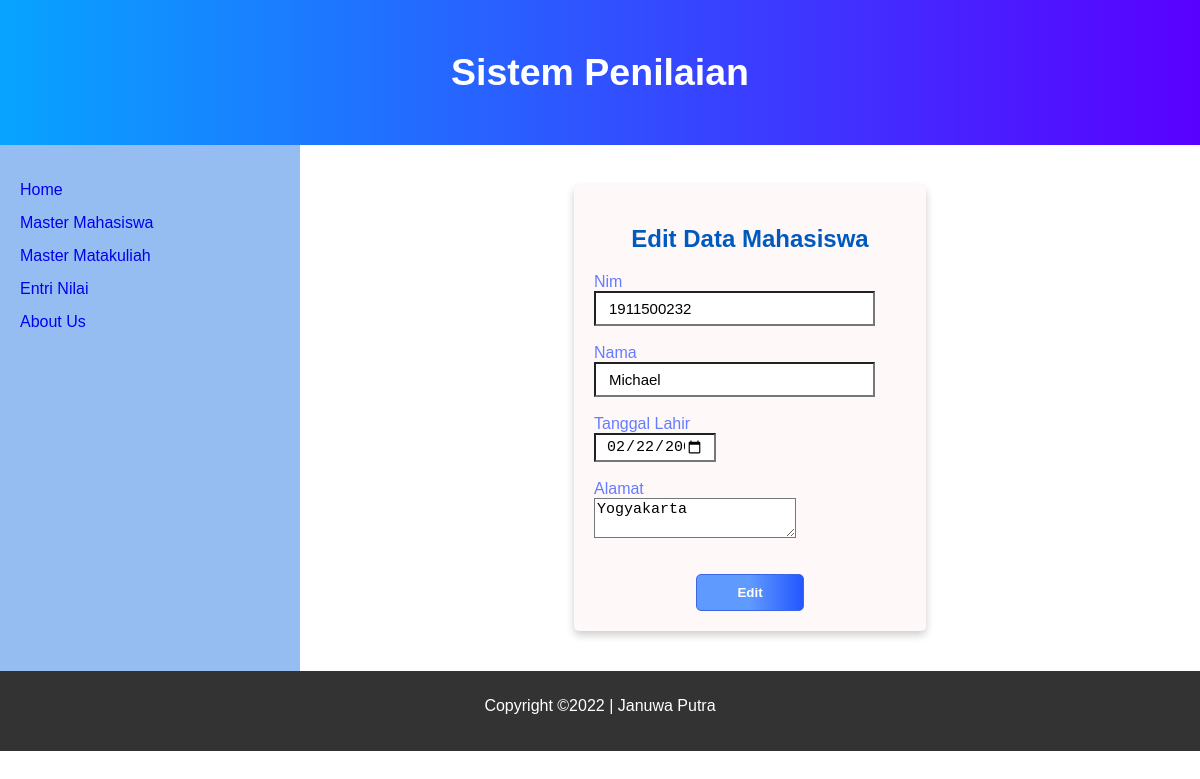
/Program/index.php?page=mhs_edit&mhs=1911500232, run on the app's committed database.
### tables this page shows
CREATE TABLE `tblmhs` (
  `nim` varchar(10) NOT NULL,
  `nama` varchar(30) NOT NULL,
  `tgllahir` date NOT NULL,
  `alamat` varchar(50) NOT NULL
);

### Program/mhs_edit.php (the view, shortened to what this page needs)
<article>
    <div class="card">
    <h2 align="center" style="color:#0059be">Edit Data Mahasiswa</h2>
    <?php
    include_once "koneksi.php";
    $user_edited = $_GET['mhs'];
    $query = "SELECT nim, nama, tgllahir, alamat FROM tblmhs
            WHERE nim='$user_edited'";
    $sql = mysqli_query($conn, $query);
    if ($sql) {
        $row = mysqli_fetch_array($sql);
    ?>
        <form action="" method="post">
        <label style="color:#647cff" for="nim">Nim</label> <input class="box" id="nim" type="text" name="nim" placeholder="Nim" value="<?= $row['nim'] ?>" required  readonly/> <br />
        <label style="color:#647cff" for="nama">Nama</label> <input id="nama" class="box2" type="name" name="nama" placeholder="Nama" value="<?= $row['nama'] ?>" required oninvalid="this.setCustomValidity('Isi Nama Mahasiswa!')"  oninput="this.setCustomValidity('')"/> <br />
        <label style="color:#647cff" for="tgllahir">Tanggal Lahir</label>  <input class="box6" id="tgllahir" type="date" name="tgllahir" placeholder="Tanggal Lahir" value="<?=$row['tgllahir']?>" required oninvalid="this.setCustomValidity('Isi Tanggal Lahir Mahasiswa!')"  oninput="this.setCustomValidity('')"/> <br />
        <label style="color:#647cff" for="alamat">Alamat</label> <textarea id="alamat" type="text" name="alamat" placeholder="Alamat" required oninvalid="this.setCustomValidity('Isi Alamat Mahasiswa!')"  oninput="this.setCustomValidity('')"><?= $row['alamat']?></textarea> <br /><br />
            <input  class="submit" type="submit" name="edit" value="Edit" />
        </form>
    <?php  } ?>
</div>
</article>

### Program/style16.css (style rules this page uses)
* { box-sizing: border-box; scroll-behavior: smooth; }
body { font-family: Arial, Helvetica, sans-serif; margin: 0px; padding: 0px; }
input { caret-color: #006eff; }
nav, article { display: flex; flex-direction: column; min-height: 500px; padding: 10px; }
article { flex-grow: 5; min-width: 630px; }
.box { font-size: 15px; display: block; padding: 7px 13px; background-color: rgb(255, 255, 255); width: 90%; display: block; color: #000000; }
.box2 { font-size: 15px; display: block; padding: 7px 13px; background-color: rgb(255, 255, 255); width: 90%; display: block; color: #000000; }
.box6 { font-size: 15px; padding: 3px 10px; background-color: rgb(255, 255, 255); width: 39%; display: block; color: #000000; }
.submit { text-decoration: none; display: inline-flex; position: relative; background-image: linear-gradient(90deg, #5f9aff 50%, #2356fe 100%); padding: 10px 40px; color: #ffffff; border-radius: 5px; font-weight: 600; border: 1px solid #3c67e3; }
textarea { font-size: 15px; background-color: rgb(255, 255, 255); display: block; color: #000000; }
.card { box-shadow: 0 4px 8px 0 rgba(0, 0, 0, 0.2); border-radius: 5px; padding: 20px; margin-top: 30px; margin-bottom: 30px; width: 40%; margin-left: 13em; background-color: rgb(255, 248, 248); display: block; margin-right: auto; margin-left: auto; }
form .submit { display: block; margin-right: auto; margin-left: auto; }

### data on the page
tblmhs: nim "1911500232", nama "Michael", tgllahir "02/22/2000", alamat "Yogyakarta"
